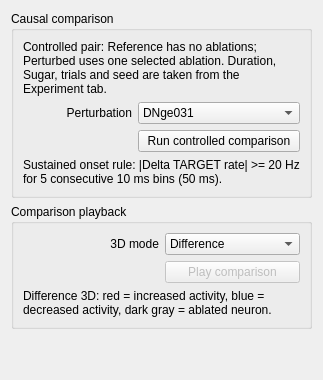
           <widget class="QWidget" name="compareTab">
            <attribute name="icon">
             <iconset resource="drosofila.qrc">
              <normaloff>:/drosofila/images/compare.png</normaloff>:/drosofila/images/compare.png</iconset>
            </attribute>
            <attribute name="title">
             <string>Compare</string>
            </attribute>
            <layout class="QVBoxLayout" name="compareTabLayout">
             <item>
              <widget class="QGroupBox" name="comparisonGB">
               <property name="title">
                <string>Causal comparison</string>
               </property>
               <layout class="QGridLayout" name="comparisonLayout">
                <item row="0" column="0" colspan="2">
                 <widget class="QLabel" name="comparisonInfoLB">
                  <property name="text">
                   <string>Controlled pair: Reference has no ablations; Perturbed uses one selected ablation. Duration, Sugar, trials and seed are taken from the Experiment tab.</string>
                  </property>
                  <property name="wordWrap">
                   <bool>true</bool>
                  </property>
                 </widget>
                </item>
                <item row="1" column="0">
                 <widget class="QLabel" name="comparisonNeuronLB">
                  <property name="text">
                   <string>Perturbation</string>
                  </property>
                  <property name="alignment">
                   <set>Qt::AlignRight|Qt::AlignTrailing|Qt::AlignVCenter</set>
                  </property>
                 </widget>
                </item>
                <item row="1" column="1">
                 <widget class="QComboBox" name="comparisonNeuronCB">
                  <property name="toolTip">
                   <string>Neuron to ablate only in the Perturbed run. Reference and Perturbed use identical random seed and LIF parameters.</string>
                  </property>
                  <item>
                   <property name="text">
                    <string>DNge031</string>
                   </property>
                  </item>
                  <item>
                   <property name="text">
                    <string>CB0393</string>
                   </property>
                  </item>
                  <item>
                   <property name="text">
                    <string>CB0177</string>
                   </property>
                  </item>
                  <item>
                   <property name="text">
                    <string>CB0248</string>
                   </property>
                  </item>
                  <item>
                   <property name="text">
                    <string>CB0366</string>
                   </property>
                  </item>
                  <item>
                   <property name="text">
                    <string>DNge062</string>
                   </property>
                  </item>
                  <item>
                   <property name="text">
                    <string>CB0701 / TARGET-MN9</string>
                   </property>
                  </item>
                 </widget>
                </item>
                <item row="6" column="0" colspan="2">
                 <widget class="QLabel" name="comparisonOnsetRuleLB">
                  <property name="text">
                   <string>Sustained onset rule: |Delta TARGET rate| &gt;= 20 Hz for 5 consecutive 10 ms bins (50 ms).</string>
                  </property>
                  <property name="wordWrap">
                   <bool>true</bool>
                  </property>
                 </widget>
                </item>
                <item row="2" column="1">
                 <widget class="QPushButton" name="runComparisonPB">
                  <property name="text">
                   <string>Run controlled comparison</string>
                  </property>
                 </widget>
                </item>
               </layout>
              </widget>
             </item>
             <item>
              <widget class="QGroupBox" name="comparisonPlaybackGB">
               <property name="title">
                <string>Comparison playback</string>
               </property>
               <layout class="QGridLayout" name="comparisonPlaybackLayout">
                <item row="0" column="0">
                 <widget class="QLabel" name="comparisonPlaybackModeLB">
                  <property name="text">
                   <string>3D mode</string>
                  </property>
                  <property name="alignment">
                   <set>Qt::AlignRight|Qt::AlignTrailing|Qt::AlignVCenter</set>
                  </property>
                 </widget>
                </item>
                <item row="0" column="1">
                 <widget class="QComboBox" name="comparisonPlaybackModeCB">
                  <property name="toolTip">
                   <string>Reference and Perturbed show absolute LIF activity. Difference colors neurons by signed Perturbed minus Reference activity.</string>
                  </property>
                  <property name="currentIndex">
                   <number>2</number>
                  </property>
                  <item>
                   <property name="text">
                    <string>Reference</string>
                   </property>
                  </item>
                  <item>
                   <property name="text">
                    <string>Perturbed</string>
                   </property>
                  </item>
                  <item>
                   <property name="text">
                    <string>Difference</string>
                   </property>
                  </item>
                 </widget>
                </item>
                <item row="2" column="0" colspan="2">
                 <widget class="QLabel" name="comparisonColorLegendLB">
                  <property name="text">
                   <string>Difference 3D: red = increased activity, blue = decreased activity, dark gray = ablated neuron.</string>
                  </property>
                  <property name="wordWrap">
                   <bool>true</bool>
                  </property>
                 </widget>
                </item>
                <item row="1" column="1">
                 <widget class="QPushButton" name="playComparisonPB">
                  <property name="enabled">
                   <bool>false</bool>
                  </property>
                  <property name="text">
                   <string>Play comparison</string>
                  </property>
                 </widget>
                </item>
               </layout>
              </widget>
             </item>
             <item>
              <spacer name="compareTabSpacer">
               <property name="orientation">
                <enum>Qt::Vertical</enum>
               </property>
               <property name="sizeHint" stdset="0">
                <size>
                 <width>20</width>
                 <height>40</height>
                </size>
               </property>
              </spacer>
             </item>
            </layout>
           </widget>
